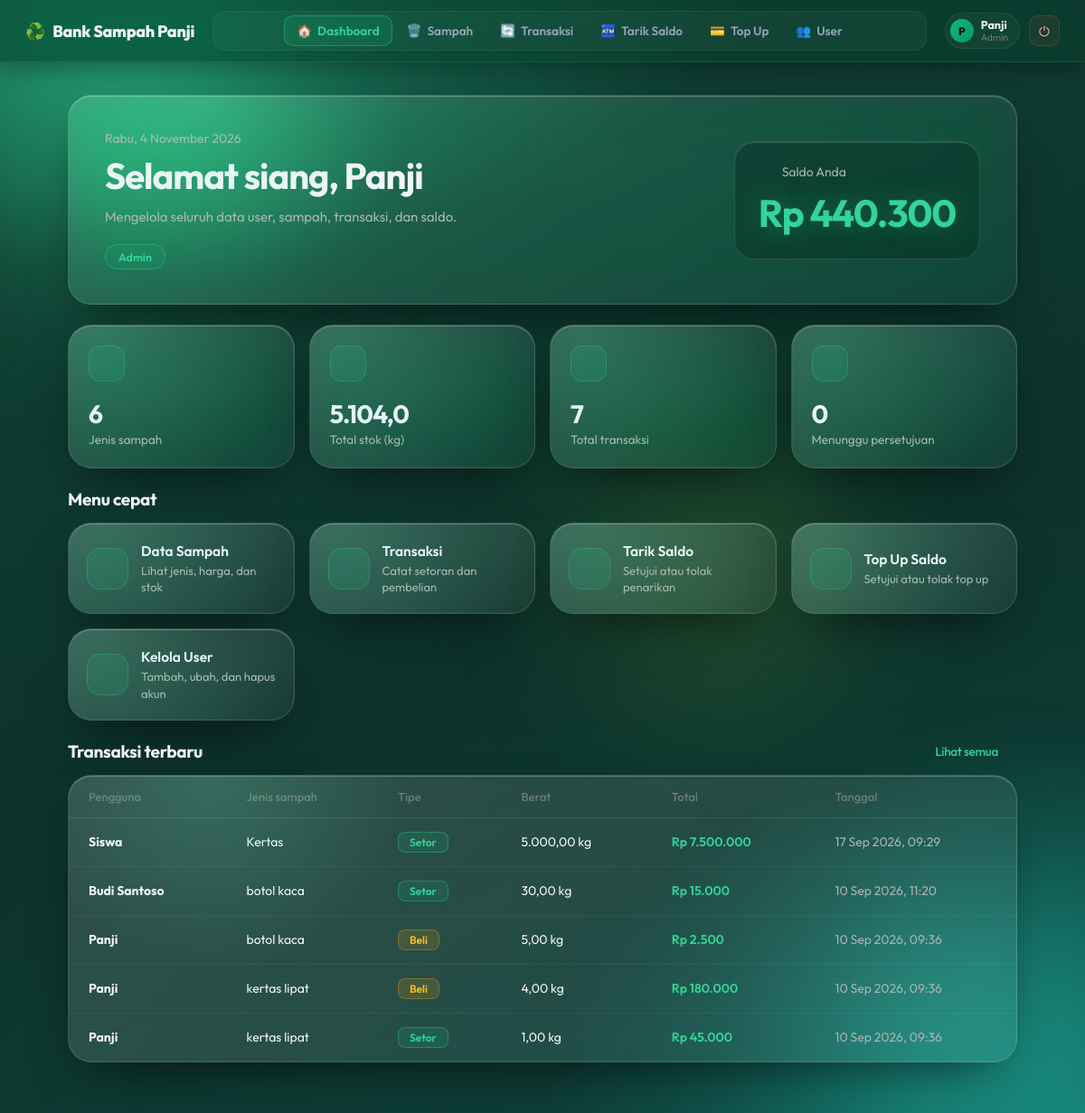
/index.php (signed in), run on the app's committed database.
### tables this page shows
CREATE TABLE `users` (
  `id_user` int(11) NOT NULL,
  `nama` varchar(100) NOT NULL,
  `username` varchar(50) NOT NULL,
  `password` varchar(255) NOT NULL,
  `saldo` decimal(15,2) NOT NULL DEFAULT 0.00,
  `role` enum('admin','nasabah','siswa','guru','pengepul') NOT NULL DEFAULT 'siswa'
);

CREATE TABLE `transaksi` (
  `id_transaksi` int(11) NOT NULL,
  `id_user` int(11) NOT NULL,
  `id_sampah` int(11) NOT NULL,
  `tipe` enum('setor','tarik') NOT NULL DEFAULT 'setor',
  `berat_kg` decimal(10,2) NOT NULL,
  `total_rp` decimal(15,2) NOT NULL,
  `tanggal` datetime NOT NULL DEFAULT current_timestamp()
);

CREATE TABLE `sampah` (
  `Id_sampah` int(11) NOT NULL,
  `Jenis_sampah` varchar(100) NOT NULL,
  `Harga_per_kg` decimal(15,2) NOT NULL,
  `stok_kg` decimal(10,2) NOT NULL DEFAULT 0.00
);

### index.php (the view, shortened to what this page needs)
<?php
require "koneksi.php";
mysqli_set_charset($koneksi, "utf8mb4");
$id = (int) $_SESSION["id_user"];
function row($k, $sql)  { try { $r = mysqli_query($k, $sql); return $r ? (mysqli_fetch_assoc($r) ?: null) : null; } catch (Throwable $e) { return null; } }
function rows($k, $sql) { try { $r = mysqli_query($k, $sql); return $r ? mysqli_fetch_all($r, MYSQLI_ASSOC) : []; } catch (Throwable $e) { return []; } }
function num($k, $sql)  { $r = row($k, $sql); return $r ? (float) reset($r) : 0; }
function e($s)  { return htmlspecialchars((string) $s, ENT_QUOTES, "UTF-8"); }
function rp($n) { return "Rp " . number_format((float) $n, 0, ",", "."); }
$me = row($koneksi, "SELECT nama, username, role, saldo FROM users WHERE id_user = $id");
$role = $me["role"];
$admin    = $role === "admin";
$pengepul = $role === "pengepul";
$own    = $admin ? "" : " WHERE id_user = $id";
$ownAnd = $admin ? "" : " AND id_user = $id";
$jenis  = num($koneksi, "SELECT COUNT(*) FROM sampah");
$stok   = num($koneksi, "SELECT COALESCE(SUM(stok_kg), 0) FROM sampah");
$trx    = num($koneksi, "SELECT COUNT(*) FROM transaksi" . $own);
$pTarik = num($koneksi, "SELECT COUNT(*) FROM tarik_saldo WHERE status = 'pending'" . $ownAnd);
$pTopup = num($koneksi, "SELECT COUNT(*) FROM topup_saldo WHERE status = 'pending'" . $ownAnd);
if ($admin)         { $pending = $pTarik + $pTopup; $pendingLabel = "Menunggu persetujuan"; }
elseif ($pengepul)  { $pending = $pTopup;           $pendingLabel = "Top up menunggu"; }
else                { $pending = $pTarik;           $pendingLabel = "Penarikan menunggu"; }
$stats = [
    ["trash",  $jenis,   0, "Jenis sampah"],
    ["scale",  $stok,    1, "Total stok (kg)"],
    ["repeat", $trx,     0, $admin ? "Total transaksi" : ($pengepul ? "Pembelian saya" : "Setoran saya")],
    ["clock",  $pending, 0, $pendingLabel],
];
$menu = [
    ["sampah/index.php",      "trash",  "Data Sampah", "Lihat jenis, harga, dan stok",                                  null],
    ["transaksi/index.php",   "repeat", "Transaksi",   $admin ? "Catat setoran dan pembelian" : ($pengepul ? "Beli sampah dan lihat riwayat" : "Setor sampah dan lihat riwayat"), null],
    ["tarik_saldo/index.php", "cash",   "Tarik Saldo", $admin ? "Setujui atau tolak penarikan" : "Ajukan penarikan saldo", ["admin", "nasabah", "siswa", "guru"]],
    ["topup_saldo/index.php", "card",   "Top Up Saldo", $admin ? "Setujui atau tolak top up" : "Ajukan top up saldo",     ["admin", "pengepul"]],
    ["user/index.php",        "users",  "Kelola User", "Tambah, ubah, dan hapus akun",                                   ["admin"]],
];
$where  = $admin ? "" : " WHERE t.id_user = $id";
$recent = rows($koneksi, "SELECT t.*, u.nama, s.Jenis_sampah FROM transaksi t
    JOIN users u ON t.id_user = u.id_user
    JOIN sampah s ON t.id_sampah = s.Id_sampah" . $where . " ORDER BY t.id_transaksi DESC LIMIT 5");
$hari  = ["Minggu", "Senin", "Selasa", "Rabu", "Kamis", "Jumat", "Sabtu"];
$bulan = ["", "Jan", "Feb", "Mar", "Apr", "Mei", "Jun", "Jul", "Agu", "Sep", "Okt", "Nov", "Des"];
$bulanP = ["", "Januari", "Februari", "Maret", "April", "Mei", "Juni", "Juli", "Agustus", "September", "Oktober", "November", "Desember"];
$jam   = (int) date("G");
$salam = $jam < 11 ? "Selamat pagi" : ($jam < 15 ? "Selamat siang" : ($jam < 18 ? "Selamat sore" : "Selamat malam"));
$tanggal = $hari[(int) date("w")] . ", " . date("j") . " " . $bulanP[(int) date("n")] . " " . date("Y");
$deskripsi = $admin ? "Mengelola seluruh data user, sampah, transaksi, dan saldo."
          : ($pengepul ? "Beli sampah dari stok bank sampah dengan saldo Anda."
          : "Setor sampah, kumpulkan saldo, lalu tarik kapan perlu.");
function ico($n) {
    $p = [
        "trash"  => '<path d="M3 6h18"/><path d="M19 6v14a2 2 0 0 1-2 2H7a2 2 0 0 1-2-2V6"/><path d="M8 6V4a2 2 0 0 1 2-2h4a2 2 0 0 1 2 2v2"/><path d="M10 11v6M14 11v6"/>',
        "scale"  => '<path d="m16 16 3-8 3 8c-.9.7-1.9 1-3 1s-2.1-.3-3-1Z"/><path d="m2 16 3-8 3 8c-.9.7-1.9 1-3 1s-2.100-.3-3-1Z"/><path d="M7 21h10M12 3v18M3 7h2c2 0 5-1 7-2 2 1 5 2 7 2h2"/>',
        "repeat" => '<path d="m17 2 4 4-4 4"/><path d="M3 11v-1a4 4 0 0 1 4-4h14"/><path d="m7 22-4-4 4-4"/><path d="M21 13v1a4 4 0 0 1-4 4H3"/>',
        "clock"  => '<circle cx="12" cy="12" r="10"/><path d="M12 6v6l4 2"/>',
        "cash"   => '<rect width="20" height="12" x="2" y="6" rx="2"/><circle cx="12" cy="12" r="2"/><path d="M6 12h.01M18 12h.01"/>',
        "card"   => '<rect width="20" height="14" x="2" y="5" rx="2"/><path d="M2 10h20"/>',
        "users"  => '<path d="M16 21v-2a4 4 0 0 0-4-4H6a4 4 0 0 0-4 4v2"/><circle cx="9" cy="7" r="4"/><path d="M22 21v-2a4 4 0 0 0-3-3.9M16 3.1a4 4 0 0 1 0 7.8"/>',
        "wallet" => '<path d="M19 7V4a1 1 0 0 0-1-1H5a2 2 0 0 0 0 4h15a1 1 0 0 1 1 1v4h-3a2 2 0 0 0 0 4h3a1 1 0 0 0 1-1v-2a1 1 0 0 0-1-1"/><path d="M3 5v14a2 2 0 0 0 2 2h15a1 1 0 0 0 1-1v-4"/>',
        "arrow"  => '<path d="M5 12h14"/><path d="m12 5 7 7-7 7"/>',
    ];
    return '<svg viewBox="0 0 24 24" fill="none" stroke="currentColor" stroke-width="1.8" stroke-linecap="round" stroke-linejoin="round" aria-hidden="true">' . $p[$n] . '</svg>';
}
$_items = [
    ["dashboard",   "index.php",             "🏠", "Dashboard",   null],
    ["sampah",      "sampah/index.php",      "🗑️", "Sampah",      null],
    ["transaksi",   "transaksi/index.php",   "🔄", "Transaksi",   null],
    ["tarik_saldo", "tarik_saldo/index.php", "🏧", "Tarik Saldo", ["admin", "nasabah", "siswa", "guru"]],
    ["topup_saldo", "topup_saldo/index.php", "💳", "Top Up",      ["admin", "pengepul"]],
    ["user",        "user/index.php",        "👥", "User",        ["admin"]],
];
?>
<!DOCTYPE html>
<html lang="id">
<head>
</head>
<body>
    <div class="orb a"></div><div class="orb b"></div><div class="orb c"></div>
    <div class="navbar">
        <a href="index.php" class="brand"><span>♻️</span> Bank Sampah Panji</a>
        <nav class="menu">
            <?php foreach ($_items as [$key, $href, $icon, $label, $roles]): ?>
                <?php if ($roles === null || in_array($role, $roles, true)): ?>
                    <a href="<?= $href ?>" class="nav-link <?= $key === "dashboard" ? "active" : "" ?>"><span><?= $icon ?></span><?= $label ?></a>
                <?php endif; ?>
            <?php endforeach; ?>
        </nav>
        <div class="navbar-user">
            <div class="user-chip">
                <span class="avatar"><?= e(mb_strtoupper(mb_substr($me["nama"] ?: "?", 0, 1))) ?></span>
                <span class="user-meta"><strong><?= e($me["nama"]) ?></strong><small><?= e($role) ?></small></span>
            </div>
            <a href="logout.php" class="logout" title="Keluar">⏻</a>
        </div>
    </div>
    <main class="wrap">
        <section class="glass hero rise">
            <div>
                <div class="date"><?= e($tanggal) ?></div>
                <h1><?= e($salam) ?>, <?= e($me["nama"]) ?></h1>
                <p class="desc"><?= e($deskripsi) ?></p>
                <span class="role"><?= e($role) ?></span>
            </div>
            <div class="balance">
                <div class="lbl"><?= ico("wallet") ?> Saldo Anda</div>
                <div class="val" data-rp="<?= (float) $me["saldo"] ?>"><?= rp($me["saldo"]) ?></div>
            </div>
        </section>
        <section class="stats">
            <?php foreach ($stats as $i => [$ic, $val, $dec, $lbl]): ?>
                <div class="glass stat rise" style="--i:<?= $i + 1 ?>">
                    <div class="ic"><?= ico($ic) ?></div>
                    <div class="n"><?= number_format($val, $dec, ",", ".") ?></div>
                    <div class="t"><?= e($lbl) ?></div>
                </div>
            <?php endforeach; ?>
        </section>
        <section class="rise" style="--i:5">
            <h2>Menu cepat</h2>
            <div class="quick">
                <?php foreach ($menu as [$href, $ic, $judul, $ket, $roles]): ?>
                    <?php if ($roles === null || in_array($role, $roles, true)): ?>
                        <a class="glass q" href="<?= $href ?>">
                            <div class="ic"><?= ico($ic) ?></div>
                            <div><b><?= e($judul) ?></b><span><?= e($ket) ?></span></div>
                        </a>
                    <?php endif; ?>
                <?php endforeach; ?>
            </div>
        </section>
        <section class="rise" style="--i:6">
            <h2>Transaksi terbaru <a class="more" href="transaksi/index.php">Lihat semua <?= ico("arrow") ?></a></h2>
            <div class="glass table-wrap">
                <table>
                    <thead>
                        <tr>
                            <?php if ($admin): ?><th>Pengguna</th><?php endif; ?>
                            <th>Jenis sampah</th><th>Tipe</th><th>Berat</th><th>Total</th><th>Tanggal</th>
                        </tr>
                    </thead>
                    <tbody>
                        <?php foreach ($recent as $r): $ts = strtotime($r["tanggal"]); ?>
                            <tr>
                                <?php if ($admin): ?><td><strong><?= e($r["nama"]) ?></strong></td><?php endif; ?>
                                <td><?= e($r["Jenis_sampah"]) ?></td>
                                <td><span class="badge b-<?= e($r["tipe"]) ?>"><?= $r["tipe"] === "tarik" ? "Beli" : "Setor" ?></span></td>
                                <td><?= number_format((float) $r["berat_kg"], 2, ",", ".") ?> kg</td>
                                <td class="money"><?= rp($r["total_rp"]) ?></td>
                                <td class="muted"><?= date("j", $ts) . " " . $bulan[(int) date("n", $ts)] . " " . date("Y, H:i", $ts) ?></td>
                            </tr>
                        <?php endforeach; ?>
                    </tbody>
                </table>
            </div>
        </section>
    </main>
</body>
</html>

### data on the page
users: nama "P", nama "Panji", role "Admin", role "Mengelola seluruh data user, sampah, transaksi, dan saldo."
transaksi: id_user.nama "Siswa", id_sampah.Jenis_sampah "Kertas", tipe "Setor", berat_kg "5.000,00", total_rp "Rp 7.500.000", tanggal "Sep"
transaksi: id_user.nama "Budi Santoso", id_sampah.Jenis_sampah "botol kaca", tipe "Setor", berat_kg "30,00", total_rp "Rp 15.000", tanggal "Sep"
transaksi: id_user.nama "Panji", id_sampah.Jenis_sampah "botol kaca", tipe "Beli", berat_kg "5,00", total_rp "Rp 2.500", tanggal "Sep"
transaksi: id_user.nama "Panji", id_sampah.Jenis_sampah "kertas lipat", tipe "Beli", berat_kg "4,00", total_rp "Rp 180.000", tanggal "Sep"
transaksi: id_user.nama "Panji", id_sampah.Jenis_sampah "kertas lipat", tipe "Setor", berat_kg "1,00", total_rp "Rp 45.000", tanggal "Sep"

### other printed values
$icon "🏠"
$label "Dashboard"
$icon "🗑️"
$label "Sampah"
$icon "🔄"
$label "Transaksi"
$icon "🏧"
$label "Tarik Saldo"
$icon "💳"
$label "Top Up"
$icon "👥"
$label "User"
$val "6"
$lbl "Jenis sampah"
$val "5.104,0"
